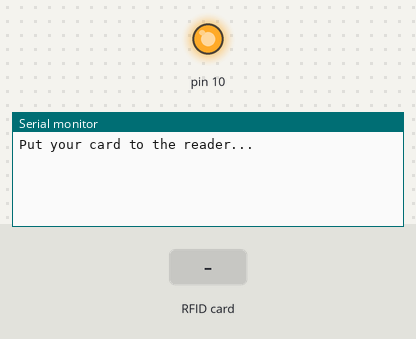
This sketch was run on a simulated Arduino Uno, built with avr-gcc and run on an emulated ATmega328P. Shown: output pins drawn as LEDs (lit = HIGH), the last lines printed to the serial monitor. The test bench sets the inputs (shaded band). Pins used as bus, display or sensor lines are not drawn.

Above: at 1.2 s.
1.3 s: RFID card 82 A7 B9 4E held to the reader
At 2.2 s:
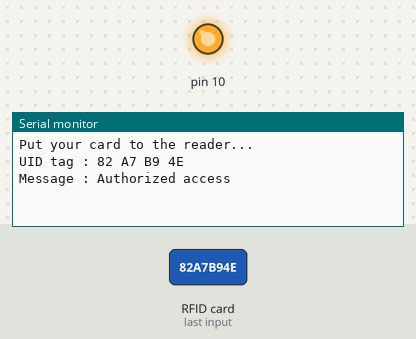
2.8 s: RFID card 53 FC C6 1B held to the reader
At 3.6 s:
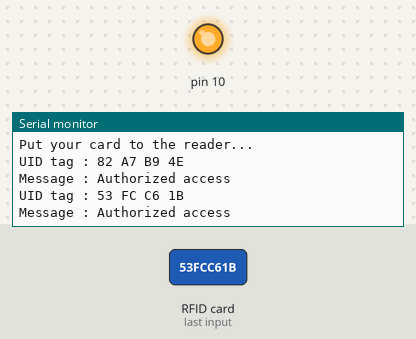
4.3 s: RFID card 5E 7A 19 C4 held to the reader
At 4.9 s:
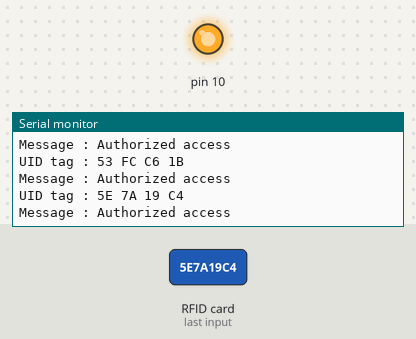

The sketch:

detect_and_blink.ino
```cpp
#include <SPI.h>
#include <MFRC522.h>

#define RST_PIN 2
#define SS_PIN 3
MFRC522 mfrc522(SS_PIN, RST_PIN);   // Create MFRC522 instance.

void setup()
{
  Serial.begin(9600);   // Initiate a serial communication
  SPI.begin();      // Initiate  SPI bus
  mfrc522.PCD_Init();   // Initiate MFRC522
  pinMode(LED_BUILTIN, OUTPUT);
  Serial.println("Put your card to the reader...");
  Serial.println();

}
void loop()
{
  // Look for new cards
  if ( ! mfrc522.PICC_IsNewCardPresent())
  {
    return;
  }
  // Select one of the cards
  if ( ! mfrc522.PICC_ReadCardSerial())
  {
    return;
  }
  //Show UID on serial monitor
  Serial.print("UID tag :");
  String content= "";
  byte letter;
  for (byte i = 0; i < mfrc522.uid.size; i++)
  {
     Serial.print(mfrc522.uid.uidByte[i] < 0x10 ? " 0" : " ");
     Serial.print(mfrc522.uid.uidByte[i], HEX);
     content.concat(String(mfrc522.uid.uidByte[i] < 0x10 ? " 0" : " "));
     content.concat(String(mfrc522.uid.uidByte[i], HEX));
  }
  Serial.println();
  Serial.print("Message : ");
  content.toUpperCase();
  if (content.substring(1) == "82 A7 B9 4E" , "53 FC C6 1B") //change here the UID of the card/cards that you want to give access
  {
    Serial.println("Authorized access");
    Serial.println();
    delay(500);
    digitalWrite(LED_BUILTIN, HIGH);
    delay(500);
    digitalWrite(LED_BUILTIN, LOW);
  }

 else   {
    Serial.println(" Access denied");

  }
}
```

Measured:
- after the input at 1.3 s, the serial monitor: prints a new line at once (image 1)
- after the input at 2.8 s, the serial monitor: prints a new line at once (image 2)
- after the input at 4.3 s, the serial monitor: prints a new line at once (image 3)
